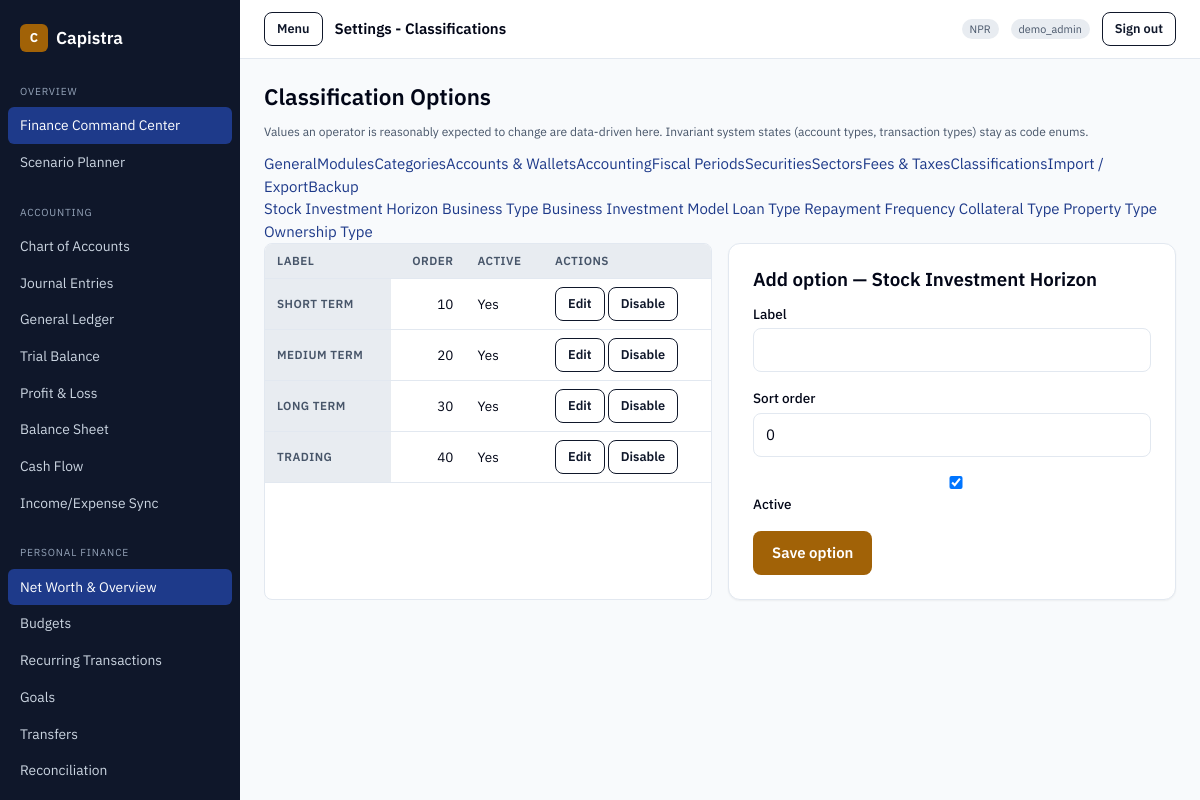
The app's page /admin/settings/classifications.php (signed in) with its own data.
### tables this page shows
CREATE TABLE `classification_options` (
  `id` int(11) NOT NULL AUTO_INCREMENT,
  `group_key` varchar(50) NOT NULL,
  `label` varchar(150) NOT NULL,
  `slug` varchar(180) NOT NULL,
  `is_active` tinyint(1) NOT NULL DEFAULT 1,
  `sort_order` int(11) NOT NULL DEFAULT 0,
  `created_at` timestamp NOT NULL DEFAULT current_timestamp(),
  PRIMARY KEY (`id`),
  UNIQUE KEY `uq_classification_option` (`group_key`, `slug`)
);

### lib/personal_finance.php (called while the page is built, shortened)
<?php
if (!function_exists('capistra_classification_groups')) {
    function capistra_classification_groups(): array
    {
        return [
            'stock_term'     => 'Stock Investment Horizon',
            'business_type'  => 'Business Type',
            'investment_model' => 'Business Investment Model',
            'loan_type'      => 'Loan Type',
            'repayment_frequency' => 'Repayment Frequency',
            'collateral_type'=> 'Collateral Type',
            'property_type'  => 'Property Type',
            'ownership_type' => 'Ownership Type',
        ];
    }
}
if (!function_exists('capistra_classification_options')) {
    function capistra_classification_options(string $group, bool $activeOnly = false): array
    {
        $sql = 'SELECT * FROM classification_options WHERE group_key = :g';
        $sql .= ' ORDER BY sort_order, label';
        $stmt = capistra_pdo()->prepare($sql);
        $stmt->execute([':g' => $group]);
        return $stmt->fetchAll();
    }
}

### accounting/lib/auth.php (called while the page is built, shortened)
<?php
require_once dirname(__DIR__, 2) . '/config/app.php';
if (!function_exists('e')) {
    function e(?string $value): string
    {
        return htmlspecialchars((string) $value, ENT_QUOTES, 'UTF-8');
    }
}

### config/app.php (called while the page is built, shortened)
<?php
if (!function_exists('capistra_pdo')) {
    function capistra_pdo(): PDO
    {
        static $pdo = null;
        if ($pdo instanceof PDO) {
            return $pdo;
        }
        $dsn = sprintf('mysql:host=%s;port=%s;dbname=%s;charset=%s', DB_HOST, DB_PORT, DB_NAME, DB_CHARSET);
        $pdo = new PDO($dsn, DB_USER, DB_PASSWORD, [
            PDO::ATTR_ERRMODE            => PDO::ERRMODE_EXCEPTION,
            PDO::ATTR_DEFAULT_FETCH_MODE => PDO::FETCH_ASSOC,
            PDO::ATTR_EMULATE_PREPARES   => false,
        ]);
        return $pdo;
    }
}

### admin/settings/classifications.php (the view, shortened to what this page needs)
<?php
require_once dirname(__DIR__) . '/lib/admin.php';
$groups = capistra_classification_groups();
$group = (string) ($_GET['group'] ?? array_key_first($groups));
$editing = null;
?>
<h1>Classification Options</h1>
<p class="hint">Values an operator is reasonably expected to change are data-driven here. Invariant system states (account types, transaction types) stay as code enums.</p>
<nav class="tabs" aria-label="Classification groups">
  <?php foreach ($groups as $key => $label): ?>
    <a class="tab" href="classifications.php?group=<?= e($key) ?>" <?= $group === $key ? 'aria-current="page"' : '' ?>><?= e($label) ?></a>
  <?php endforeach; ?>
</nav>
<div class="grid grid--2">
  <div class="table-wrap">
    <table class="data">
      <thead><tr><th scope="col">Label</th><th scope="col" class="num">Order</th><th scope="col">Active</th><th scope="col">Actions</th></tr></thead>
      <tbody>
      <?php foreach (capistra_classification_options($group, false) as $o): ?>
        <tr>
          <th scope="row"><?= e((string) $o['label']) ?></th>
          <td class="num"><?= (int) $o['sort_order'] ?></td>
          <td><?= $o['is_active'] ? 'Yes' : 'No' ?></td>
          <td>
            <a class="btn btn--secondary btn--sm" href="classifications.php?group=<?= e($group) ?>&edit=<?= (int) $o['id'] ?>">Edit</a>
            <form method="post" style="display:inline">
              <button class="btn btn--secondary btn--sm" type="submit"><?= $o['is_active'] ? 'Disable' : 'Enable' ?></button>
            </form>
          </td>
        </tr>
      <?php endforeach; ?>
      </tbody>
    </table>
  </div>
  <div class="card">
    <h2><?= $editing ? 'Edit option' : 'Add option' ?> — <?= e($groups[$group]) ?></h2>
    <form method="post" action="classifications.php?group=<?= e($group) ?>">
      <div class="form-row"><label for="label">Label</label><input id="label" name="label" required maxlength="150" value="<?= e((string) ($editing['label'] ?? '')) ?>"></div>
      <div class="form-row"><label for="sort_order">Sort order</label><input id="sort_order" name="sort_order" type="number" value="<?= (int) ($editing['sort_order'] ?? 0) ?>"></div>
      <div class="form-row"><label class="switch"><input type="checkbox" name="is_active" value="1" <?= (($editing['is_active'] ?? 1) ? 'checked' : '') ?>><span>Active</span></label></div>
      <button class="btn btn--primary" type="submit">Save option</button>
    </form>
  </div>
</div>

### assets/css/capistra.css (style rules this page uses)
:root { --color-primary: #0f172a; --color-on-primary: #ffffff; --color-secondary: #1e3a8a; --color-accent: #a16207; --color-on-accent: #ffffff; --color-background: #f8fafc; --color-foreground: #020617; --color-card: #ffffff; --color-muted: #e8ecf1; --color-muted-foreground: #475569; --color-border: #e2e8f0; --color-destructive: #dc2626; --color-on-destructive: #ffffff; --color-ring: #0f172a; --color-positive: #047857; --color-negative: #b91c1c; --space-xs: 2px; --space-sm: 4px; --space-md: 8px; --space-lg: 12px; --space-xl: 16px; --space-2xl: 24px; --space-3xl: 32px; --radius-sm: 6px; --radius-md: 8px; --radius-lg: 12px; --shadow-sm: 0 1px 2px rgba(0, 0, 0, 0.05); --shadow-md: 0 4px 6px rgba(0, 0, 0, 0.08); --shadow-lg: 0 10px 15px rgba(0, 0, 0, 0.10); --motion-fast: 150ms; --motion-base: 200ms; }
* { box-sizing: border-box; }
html, body { margin: 0; padding: 0; background: var(--color-background); color: var(--color-foreground); font-family: "IBM Plex Sans", -apple-system, BlinkMacSystemFont, "Segoe UI", Roboto, Arial, sans-serif; font-size: 15px; line-height: 1.5; -webkit-font-smoothing: antialiased; }
a { color: var(--color-secondary); text-decoration: none; }
h1, h2, h3, h4 { margin: 0 0 var(--space-lg); font-weight: 600; line-height: 1.25; }
h1 { font-size: 1.5rem; }
h2 { font-size: 1.25rem; }
.grid { display: grid; gap: var(--space-xl); }
.grid--2 { grid-template-columns: repeat(auto-fit, minmax(320px, 1fr)); }
.card { background: var(--color-card); border: 1px solid var(--color-border); border-radius: var(--radius-lg); padding: var(--space-2xl); box-shadow: var(--shadow-sm); }
.table-wrap { overflow-x: auto; border: 1px solid var(--color-border); border-radius: var(--radius-md); background: var(--color-card); }
table.data { width: 100%; border-collapse: collapse; font-size: 0.9rem; }
table.data th, table.data td { text-align: left; padding: var(--space-md) var(--space-lg); border-bottom: 1px solid var(--color-border); }
table.data th { background: var(--color-muted); font-weight: 600; font-size: 0.78rem; text-transform: uppercase; letter-spacing: 0.04em; color: var(--color-muted-foreground); }
table.data td.num, table.data th.num { text-align: right; font-variant-numeric: tabular-nums; }
.form-row { margin-bottom: var(--space-xl); }
label { display: block; font-weight: 500; margin-bottom: var(--space-sm); font-size: 0.9rem; }
input, select, textarea { width: 100%; padding: 10px 12px; border: 1px solid var(--color-border); border-radius: var(--radius-md); font: inherit; background: #fff; color: var(--color-foreground); transition: border-color var(--motion-base) ease, box-shadow var(--motion-base) ease; }
.hint { font-size: 0.8rem; color: var(--color-muted-foreground); margin-top: var(--space-sm); }
.btn { display: inline-flex; align-items: center; justify-content: center; gap: var(--space-md); min-height: 40px; padding: 10px 18px; border-radius: var(--radius-md); border: 1px solid transparent; font: inherit; font-weight: 600; cursor: pointer; transition: background var(--motion-base) ease, opacity var(--motion-base) ease; }
.btn--primary { background: var(--color-accent); color: var(--color-on-accent); }
.btn--secondary { background: transparent; color: var(--color-primary); border-color: var(--color-primary); }
.btn--sm { min-height: 34px; padding: 6px 12px; font-size: 0.85rem; }

### records on screen
classification_options: label "SHORT TERM", sort_order "10", is_active "Yes"
classification_options: label "MEDIUM TERM", sort_order "20", is_active "Yes"
classification_options: label "LONG TERM", sort_order "30", is_active "Yes"
classification_options: label "TRADING", sort_order "40", is_active "Yes"

### other values on screen
capistra_setting('display_name', APP_NAME) "Capistra"
$group "OVERVIEW"
$label "Finance Command Center"
$label "Scenario Planner"
$group "ACCOUNTING"
$label "Chart of Accounts"
$label "Journal Entries"
$label "General Ledger"
$label "Trial Balance"
$label "Profit & Loss"
$label "Balance Sheet"
$label "Cash Flow"
$label "Income/Expense Sync"
$group "PERSONAL FINANCE"
$label "Net Worth & Overview"
